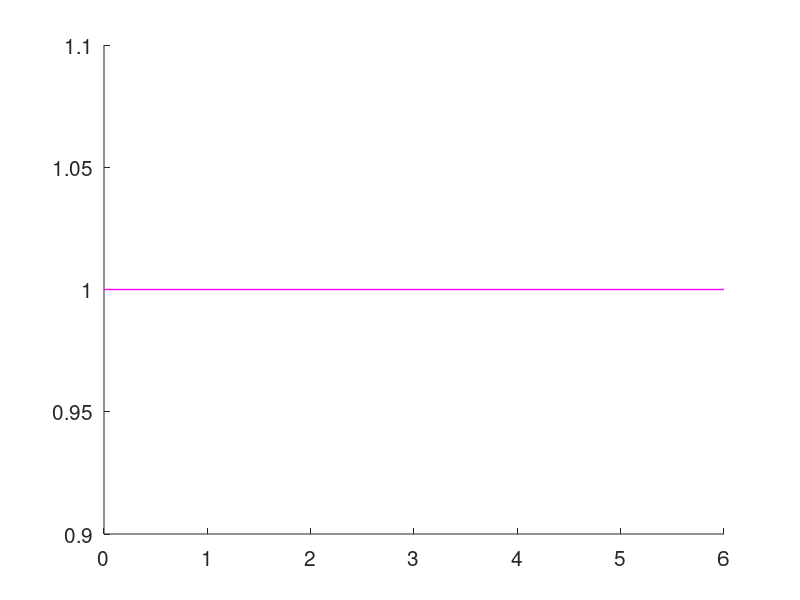

The MATLAB script that drew this image: (Note: this script raises an error after producing the figure.)
% Diskreter Regelkreis RK_DB_S_d.m
% Getestet mit MATLAB + CST und 
% mit GNU Octave + Control-Package
% Manfred Lohoefener, HS Merseburg, Maerz 2017

clear
close all

% Parameter
K_S = 1.5;    % Proportionalfaktor
T_1 = 3.0;    % [s] Zeitkonstante
T_2 = 1.0;    % [s] Zeitkonstante
d_k = 1;      % diskrete Laufzeit

T_E = 6;      % [s] Simulationsdauer
T_0 = 0.5;    % [s] Abtastzeit
s = tf ('s');       % Laplace-Op
z = tf ('z', T_0);  % Verschiebe-Op

% Kontinuierliche und diskrete Strecke
G_S = K_S / (1 + (T_1+T_2)*s + T_1*T_2*s^2);
G_Sd = c2d (G_S, T_0) * z^-d_k; % mit diskreter Laufzeit
[b_i, a_i] = tfdata (G_Sd, 'v');
% MATLAB-Octave-Kompatibilitaet
b_i=[zeros(1, length(a_i)-length(b_i)) b_i];

% Dead-Beat-Regler Führung + Störung
q_i = a_i - [a_i(2:end) 0];
p_i = [b_i(2:end) 0] - b_i;
G_R = tf (q_i, p_i, T_0);

q_v = [b_i(2:end)/sum(b_i) 0];
p_v = a_i - [a_i(2:end) 0];
G_V = tf (q_v, p_v, T_0);

G_w = minreal (G_V * feedback (G_R, G_Sd)); % w -> y
G_z = minreal (feedback (-G_Sd*G_R, -1));   % z -> y

figure ('Name', 'Fuehrung', 'NumberTitle', 'off', 'Position', [0 100 800 600]);
  set (gca, 'FontSize', 15); hold on
  plot ([0 T_E], [1 1], 'm', 'LineWidth', 1)
  [x_y, t_y, y_wy, t_wy] = cont_sim (G_S, G_w, T_E, d_k, 0);
  plot (t_y, x_y, 'LineWidth', 1)
  stairs (t_wy, y_wy)
  set (findobj (gcf, 'type', 'line'), 'LineWidth', 1);
  axis ([0 T_E -1.1 1.1])
  title ('Dead-Beat-Fuehrungssprungantwort Fuehrung + Stoerung mit d=1', 'fontsize', 18)
  xlabel ('Zeit [s]')
  ylabel ('h(t)')
  legend ('w(t)', 'x(t)', 'y(t)')
  legend boxoff
  txt = {'Streckenparameter K_S, T_1, T_2:'; num2str([K_S T_1 T_2]); ' '
         evalc('G_V')};
  text (2, -0.1, txt, 'fontsize', 13)
  printgcf (mfilename, 0)

figure ('Name', 'Stoerung', 'NumberTitle', 'off', 'Position', [200 200 800 600]);
  set (gca, 'FontSize', 15); hold on
  plot ([0 T_E], [1 1], 'm', 'LineWidth', 1) 
  [x_z, t_y, y_zy, t_zy] = cont_sim (G_S, G_z, T_E, d_k, 1);
  plot (t_y, x_z, 'LineWidth', 1)
  stairs (t_zy, y_zy)
  set (findobj (gcf, 'type', 'line'), 'LineWidth', 1);
  axis ([0 T_E -1.1 1.1])
  title ('Dead-Beat-Stoersprungantwort Fuehrung + Stoerung mit d=1', 'fontsize', 18)
  xlabel ('Zeit [s]')
  ylabel ('h(t)')
  legend ('z(t)', 'x(t)', 'y(t)')
  legend boxoff
  txt = {'Streckenparameter K_S, T_1, T_2:'; num2str([K_S T_1 T_2]); ' '
         evalc('G_R')};
  text (2, -0.4, txt, 'fontsize', 13)
  printgcf (mfilename, 0)

figure ('Name', 'Pol-Nullstellen', 'NumberTitle', 'off', 'Position', [100 0 800 600]);
  set (gca, 'FontSize', 15); hold on
  pzmap (G_z)
  set (findobj (gcf, 'type', 'line'), 'LineWidth', 2);
  plot_circ ('m')                 % Einheitskreis
  axis ([-1 1 -1 1])
  title ('Dead-Beat-Pol-Nullstellenbild Fuehrung + Stoerung mit d=1', 'fontsize', 18)
  xlabel ('Realteil')
  ylabel ('Imaginaerteil')
  legend ('Polstellen', 'Nullstellen', 'Einheitskreis', 'location', 'north')
  legend boxoff
  txt = {'Nullstellen Regelkreis:'; num2str(zero (G_z)'); ' '
         'Polstellen Regelkreis:'; num2str(pole (G_z)')};
  text (-0.6, -0.2, txt, 'fontsize', 12)
  printgcf (mfilename, 0)
